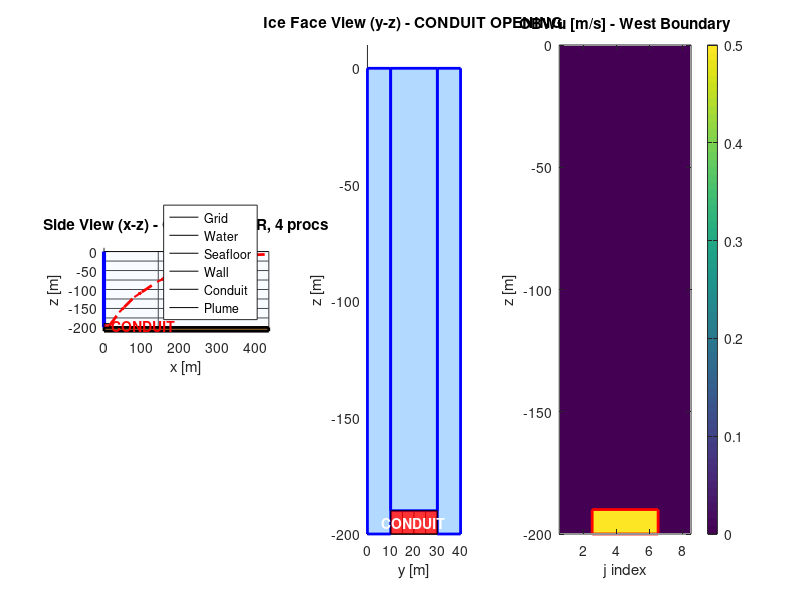
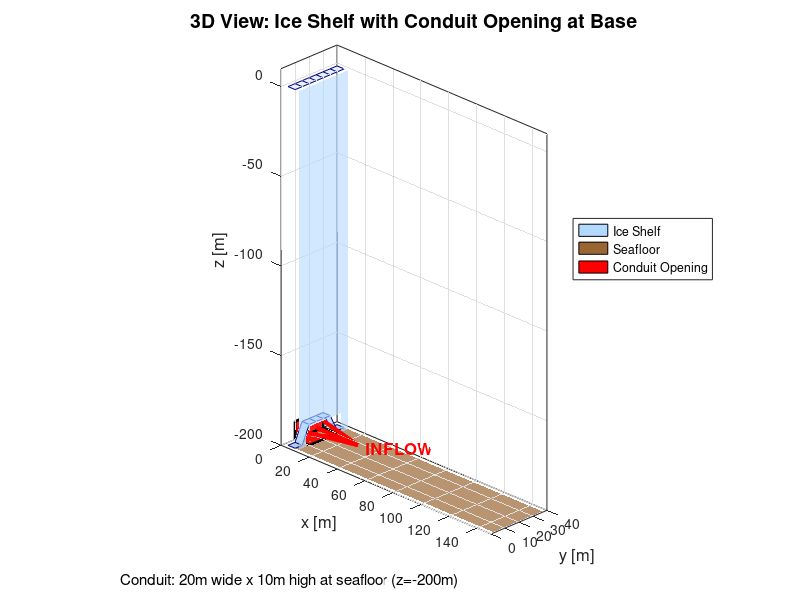

MATLAB code for these plots, in order:
%% generate_plume_inputs.m
% Generate all input files for subglacial plume simulation
% 
% PHYSICS:
% --------
% A subglacial conduit releases fresh, cold, sediment-laden water
% at the west boundary (seafloor, z=-200m). The discharge is buoyant
% (fresh water is ~2.5% lighter than ambient) and rises as a
% turbulent plume, entraining ambient water as it ascends.
%
% DOMAIN:
% -------
% - Open water domain (SHELFICE DISABLED for initial testing)
% - 20m x 10m conduit at center of west boundary (seafloor)
% - Open boundary on east (sponge layer)
% - Free-slip walls on north/south
% - Flat bottom at 200m depth
%
% PARALLEL:
% ---------
% - 4 processors (nPx=2, nPy=2)
% - sNx=20, sNy=4 per processor
% - Total: Nx=40, Ny=8, Nr=40
%
% FORCING:
% --------
% OBCS provides CONSTANT boundary conditions:
% - Conduit: u=0.5 m/s, T=0C, S=0 psu, sediment=1 kg/m^3
% - These values are applied at every timestep
% - Creates continuous subglacial discharge
%
% NOTE: SHELFICE is DISABLED to avoid conflict with OBCS west boundary.
%       Re-enable after plume dynamics verified, using ICEFRONT for
%       vertical ice face if needed.
%
% Author: MITgcm Sediment Project
% Date: January 2026

clear all; close all;

fprintf('========================================\n');
fprintf('  Subglacial Plume Input Generator\n');
fprintf('  8-Processor Parallel Configuration\n');
fprintf('========================================\n\n');

%% ========== GRID PARAMETERS ==========
% Parallel configuration (matches HPC SIZE.h)
sNx = 20;       % cells per processor in x
sNy = 4;        % cells per processor in y
nPx = 2;        % processors in x
nPy = 2;        % processors in y

Nx = sNx * nPx; % total cells in x = 40
Ny = sNy * nPy; % total cells in y = 8
Nr = 40;        % cells in z (uniform)

dy = 5.0;       % uniform y-spacing [m]
dz = 5.0;       % uniform z-spacing [m]

% Telescoping grid in x: 5m near ice -> 20m at far field
dx_min = 5.0;   % resolution at ice face [m]
dx_max = 20.0;  % resolution at open boundary [m]

% Geometric stretching: dx(i) = dx_min * r^(i-1)
r = (dx_max / dx_min)^(1/(Nx-1));

% Generate delX array
delX = dx_min * r.^(0:Nx-1);
Lx = sum(delX);

% Uniform delY and delZ
delY = dy * ones(1, Ny);
Ly = sum(delY);
delZ = dz * ones(1, Nr);
Lz = sum(delZ);

fprintf('PARALLEL CONFIGURATION:\n');
fprintf('  Processors: %d (nPx=%d, nPy=%d)\n', nPx*nPy, nPx, nPy);
fprintf('  Per-proc: sNx=%d, sNy=%d\n', sNx, sNy);
fprintf('\nGRID CONFIGURATION:\n');
fprintf('  Nx=%d, Ny=%d, Nr=%d\n', Nx, Ny, Nr);
fprintf('  Lx=%.1f m (dx: %.1f to %.1f m, r=%.4f)\n', Lx, dx_min, dx_max, r);
fprintf('  Ly=%.1f m (dy: %.1f m uniform)\n', Ly, dy);
fprintf('  Lz=%.1f m (dz: %.1f m uniform)\n', Lz, dz);

% Cell centers
xC = cumsum(delX) - delX/2;
yC = cumsum(delY) - delY/2;
zC = -cumsum(delZ) + delZ/2;  % negative depth

%% ========== PHYSICAL PARAMETERS ==========
fprintf('\nPHYSICAL PARAMETERS:\n');

% NOTE: SHELFICE DISABLED - open water domain
% (Ice geometry kept for reference when re-enabling SHELFICE/ICEFRONT)
ice_depth = Lz;     % [m] - not used with SHELFICE disabled
ice_base_k = Nr;    % k-index - not used with SHELFICE disabled
fprintf('  SHELFICE: DISABLED (open water domain)\n');

% Conduit geometry (at DOMAIN BASE = grounding line, centered in y)
conduit_width = 20;   % [m] in y-direction
conduit_height = 10;  % [m] in z-direction

% Conduit indices (centered in y, at DOMAIN BOTTOM in z)
% y: center is at Ly/2 = 20m, conduit spans 10-30m
conduit_j_start = floor((Ly/2 - conduit_width/2) / dy) + 1;  % j=3
conduit_j_end = floor((Ly/2 + conduit_width/2) / dy);        % j=6
% z: conduit at seafloor, spans from z=-190m to z=-200m
conduit_k_start = Nr - conduit_height/dz + 1;  % k=39
conduit_k_end = Nr;                             % k=40

fprintf('  Conduit: %.0fm x %.0fm at DOMAIN BASE (grounding line)\n', conduit_width, conduit_height);
fprintf('    j=%d to %d (y=%.0f to %.0f m)\n', ...
    conduit_j_start, conduit_j_end, (conduit_j_start-1)*dy, conduit_j_end*dy);
fprintf('    k=%d to %d (z=%.0f to %.0f m)\n', ...
    conduit_k_start, conduit_k_end, -(conduit_k_start-1)*dz, -conduit_k_end*dz);

% Discharge properties
conduit_velocity = 0.5;  % inflow velocity [m/s]
T_conduit = 0.0;         % temperature [C]
S_conduit = 0.0;         % salinity [psu]
C_conduit = 1.0;         % sediment [kg/m^3]

% Ambient water properties
T_ambient = 2.0;    % [C]
S_ambient = 34.5;   % [psu]

% Calculate buoyancy
beta_S = 7.4e-4;    % haline contraction [1/psu]
gamma_C = 6.0e-4;   % sediment expansion [m^3/kg]
rho0 = 1028;        % reference density [kg/m^3]

% Density anomaly from freshwater
drho_fresh = -rho0 * beta_S * (S_conduit - S_ambient);  % negative = lighter
% Density anomaly from sediment
drho_sed = rho0 * gamma_C * C_conduit;  % positive = heavier
% Net density anomaly
drho_net = drho_fresh + drho_sed;

fprintf('\nBUOYANCY ANALYSIS:\n');
fprintf('  Freshwater effect: drho = %.2f kg/m^3 (%.1f%% lighter)\n', ...
    drho_fresh, -drho_fresh/rho0*100);
fprintf('  Sediment effect: drho = %.2f kg/m^3 (%.2f%% heavier)\n', ...
    drho_sed, drho_sed/rho0*100);
fprintf('  Net effect: drho = %.2f kg/m^3 (%.1f%% lighter)\n', ...
    drho_net, -drho_net/rho0*100);
fprintf('  --> Plume is STRONGLY BUOYANT, will rise rapidly\n');

% Discharge flux
conduit_area = conduit_width * conduit_height;
Q_volume = conduit_velocity * conduit_area;  % [m^3/s]
Q_sediment = Q_volume * C_conduit;           % [kg/s]

fprintf('\nDISCHARGE RATES:\n');
fprintf('  Conduit area: %.0f m^2\n', conduit_area);
fprintf('  Volume flux: %.1f m^3/s\n', Q_volume);
fprintf('  Freshwater flux: %.1f m^3/s\n', Q_volume);
fprintf('  Sediment flux: %.1f kg/s\n', Q_sediment);

%% ========== NUMERICAL STABILITY CHECK ==========
fprintf('\nSTABILITY CHECK:\n');
dt = 0.25;      % timestep [s]
nu_h = 0.1;     % horizontal viscosity [m^2/s]
nu_z = 1e-4;    % vertical viscosity [m^2/s]
U_max = 1.0;    % expected max velocity [m/s]

% CFL conditions
CFL_adv = U_max * dt / dx_min;
CFL_diff_h = nu_h * dt / dx_min^2;
CFL_diff_z = nu_z * dt / dz^2;

fprintf('  dt = %.3f s\n', dt);
fprintf('  CFL (advective): %.3f (need < 1)\n', CFL_adv);
fprintf('  CFL (horiz diff): %.4f (need < 0.5)\n', CFL_diff_h);
fprintf('  CFL (vert diff): %.6f (need < 0.5)\n', CFL_diff_z);

if CFL_adv < 1 && CFL_diff_h < 0.5 && CFL_diff_z < 0.5
    fprintf('  --> All stability criteria satisfied!\n');
else
    fprintf('  --> WARNING: Some stability criteria violated!\n');
end

%% ========== WRITE GRID FILES ==========
fprintf('\n========== WRITING FILES ==========\n');

% delX.bin
fid = fopen('delX.bin', 'w', 'ieee-be'); 
fwrite(fid, double(delX), 'float64'); 
fclose(fid);
fprintf('delX.bin: %d values, %.1f to %.1f m\n', Nx, min(delX), max(delX));

% delY.bin
fid = fopen('delY.bin', 'w', 'ieee-be'); 
fwrite(fid, double(delY), 'float64'); 
fclose(fid);
fprintf('delY.bin: %d values, all %.1f m\n', Ny, dy);

%% ========== BATHYMETRY ==========
% Flat bottom at Lz depth
bathy = -Lz * ones(Nx, Ny);
fid = fopen('bathy.bin', 'w', 'ieee-be'); 
fwrite(fid, double(bathy), 'float64'); 
fclose(fid);
fprintf('bathy.bin: flat bottom at %.0f m\n', -Lz);

%% ========== SHELFICE TOPOGRAPHY (DISABLED) ==========
% NOTE: SHELFICE is DISABLED in data.pkg to avoid conflict with OBCS
% This file is NOT generated. Domain is open water.
%
% When re-enabling SHELFICE, use this code:
% shelfice_topo = zeros(Nx, Ny);
% n_ice_cells = 2;  % ice extends 2 cells into domain (10m)
% conduit_top_depth = (conduit_k_start - 1) * dz;  % z = -190m
% for i = 1:n_ice_cells
%     for j = 1:Ny
%         if j >= conduit_j_start && j <= conduit_j_end
%             shelfice_topo(i, j) = -conduit_top_depth;
%         else
%             shelfice_topo(i, j) = -Lz;
%         end
%     end
% end
% fid = fopen('shelfice_topo.bin', 'w', 'b'); 
% fwrite(fid, shelfice_topo, 'float64'); 
% fclose(fid);

n_ice_cells = 2;  % Keep for visualization reference
conduit_top_depth = (conduit_k_start - 1) * dz;
fprintf('shelfice_topo.bin: NOT GENERATED (SHELFICE disabled)\n');

%% ========== INITIAL CONDITIONS ==========
% Temperature: uniform ambient
T_init = T_ambient * ones(Nx, Ny, Nr);
fid = fopen('T_init.bin', 'w', 'ieee-be'); 
fwrite(fid, double(T_init), 'float64'); 
fclose(fid);
fprintf('T_init.bin: uniform %.1f C\n', T_ambient);

% Salinity: uniform ambient
S_init = S_ambient * ones(Nx, Ny, Nr);
fid = fopen('S_init.bin', 'w', 'ieee-be'); 
fwrite(fid, double(S_init), 'float64'); 
fclose(fid);
fprintf('S_init.bin: uniform %.1f psu\n', S_ambient);

% Sediment: initially zero
sed_init = zeros(Nx, Ny, Nr);
fid = fopen('sediment_init.bin', 'w', 'ieee-be'); 
fwrite(fid, double(sed_init), 'float64'); 
fclose(fid);
fprintf('sediment_init.bin: zero initial sediment\n');

%% ========== OBCS: WEST BOUNDARY ==========
% This is the KEY for constant forcing!
% Arrays are (Ny, Nr) = (8, 40)
% MITgcm reads these ONCE and applies at EVERY timestep

fprintf('\nOBCS WEST (constant forcing):\n');

% Initialize all fields with ambient/zero
OBWu = zeros(Ny, Nr);      % u-velocity (inflow = positive)
OBWv = zeros(Ny, Nr);      % v-velocity (zero)
OBWt = T_ambient * ones(Ny, Nr);  % temperature
OBWs = S_ambient * ones(Ny, Nr);  % salinity
OBWsed = zeros(Ny, Nr);    % sediment

% Set conduit region
for j = conduit_j_start:conduit_j_end
    for k = conduit_k_start:conduit_k_end
        OBWu(j, k) = conduit_velocity;
        OBWt(j, k) = T_conduit;
        OBWs(j, k) = S_conduit;
        OBWsed(j, k) = C_conduit;
    end
end

% Above ice: set u=0 (ice blocks flow) - already zero
% Below ice base: allow potential return flow (u=0 for now)

% VERIFICATION: Check conduit values before writing
fprintf('\n  PRE-WRITE VERIFICATION:\n');
fprintf('    OBWsed(j=%d:%d, k=%d:%d) = min:%.3f, max:%.3f, mean:%.3f\n', ...
    conduit_j_start, conduit_j_end, conduit_k_start, conduit_k_end, ...
    min(min(OBWsed(conduit_j_start:conduit_j_end, conduit_k_start:conduit_k_end))), ...
    max(max(OBWsed(conduit_j_start:conduit_j_end, conduit_k_start:conduit_k_end))), ...
    mean(mean(OBWsed(conduit_j_start:conduit_j_end, conduit_k_start:conduit_k_end))));
fprintf('    OBWsed elsewhere: min:%.3f, max:%.3f\n', ...
    min(OBWsed(:)), max(OBWsed(:)));

% Write files (ensure double precision)
OBWu = double(OBWu);
OBWv = double(OBWv);
OBWt = double(OBWt);
OBWs = double(OBWs);
OBWsed = double(OBWsed);

% Write as (Ny, Nr) - MATLAB column-major matches Fortran column-major
fid = fopen('OBWu.bin', 'w', 'ieee-be'); fwrite(fid, OBWu, 'float64'); fclose(fid);
fid = fopen('OBWv.bin', 'w', 'ieee-be'); fwrite(fid, OBWv, 'float64'); fclose(fid);
fid = fopen('OBWt.bin', 'w', 'ieee-be'); fwrite(fid, OBWt, 'float64'); fclose(fid);
fid = fopen('OBWs.bin', 'w', 'ieee-be'); fwrite(fid, OBWs, 'float64'); fclose(fid);
fid = fopen('OBWsed.bin', 'w', 'ieee-be'); fwrite(fid, OBWsed, 'float64'); fclose(fid);

% POST-WRITE VERIFICATION: Read back and check
fid = fopen('OBWsed.bin', 'r', 'ieee-be'); 
OBWsed_check = fread(fid, [Ny, Nr], 'float64');  % Read as (Ny, Nr)
fclose(fid);
fprintf('  POST-WRITE VERIFICATION:\n');
fprintf('    OBWsed file: size=%dx%d, conduit_max=%.3f, elsewhere_max=%.3f\n', ...
    size(OBWsed_check,1), size(OBWsed_check,2), ...
    max(max(OBWsed_check(conduit_j_start:conduit_j_end, conduit_k_start:conduit_k_end))), ...
    max(OBWsed_check(:)));

fprintf('  OBWu: conduit u=%.2f m/s, elsewhere u=0\n', conduit_velocity);
fprintf('  OBWt: conduit T=%.1fC, elsewhere T=%.1fC\n', T_conduit, T_ambient);
fprintf('  OBWs: conduit S=%.1f, elsewhere S=%.1f\n', S_conduit, S_ambient);
fprintf('  OBWsed: conduit C=%.1f kg/m^3, elsewhere C=0\n', C_conduit);

%% ========== OBCS: EAST BOUNDARY ==========
% Open boundary with sponge relaxation toward ambient
% IMPORTANT: Only T/S are prescribed at east boundary
%            Velocity uses Orlanski radiation BC (not prescribed)
%            Sediment uses zero-gradient BC in sediment code (not prescribed)
fprintf('\nOBCS EAST (radiation + sponge):\n');

OBEu = zeros(Ny, Nr);        % Generated but NOT used (Orlanski handles u/v)
OBEv = zeros(Ny, Nr);        % Generated but NOT used
OBEt = T_ambient * ones(Ny, Nr);  % USED: Ambient temperature
OBEs = S_ambient * ones(Ny, Nr);  % USED: Ambient salinity
OBEsed = zeros(Ny, Nr);      % Generated but NOT used (zero-grad BC in code)

% Ensure double precision
OBEu = double(OBEu);
OBEv = double(OBEv);
OBEt = double(OBEt);
OBEs = double(OBEs);
OBEsed = double(OBEsed);

% Write as (Ny, Nr) - MATLAB column-major matches Fortran column-major
% Note: OBEu.bin, OBEv.bin, OBEsed.bin are generated for completeness
%       but are not used (commented out in data.obcs)
fid = fopen('OBEu.bin', 'w', 'ieee-be'); fwrite(fid, OBEu, 'float64'); fclose(fid);
fid = fopen('OBEv.bin', 'w', 'ieee-be'); fwrite(fid, OBEv, 'float64'); fclose(fid);
fid = fopen('OBEt.bin', 'w', 'ieee-be'); fwrite(fid, OBEt, 'float64'); fclose(fid);
fid = fopen('OBEs.bin', 'w', 'ieee-be'); fwrite(fid, OBEs, 'float64'); fclose(fid);
fid = fopen('OBEsed.bin', 'w', 'ieee-be'); fwrite(fid, OBEsed, 'float64'); fclose(fid);

fprintf('  Velocity: Orlanski radiation BC (not prescribed)\n');
fprintf('  Temperature: T=%.1fC (prescribed)\n', T_ambient);
fprintf('  Salinity: S=%.1f (prescribed)\n', S_ambient);
fprintf('  Sediment: Zero-gradient BC in code (not prescribed)\n');

%% ========== VISUALIZATION ==========
fprintf('\n========== GENERATING FIGURES ==========\n');

figure('Position', [100 100 1400 500]);

% Plot 1: Domain side view (x-z at center y)
subplot(1,3,1);
hold on;

% Grid lines (sparse for clarity)
xF = [0, cumsum(delX)];
zF = [0, -cumsum(delZ)];
for i = 1:20:length(xF)
    plot([xF(i) xF(i)], [0 -Lz], 'k-', 'LineWidth', 0.3);
end
for k = 1:5:length(zF)
    plot([0 min(500, Lx)], [zF(k) zF(k)], 'k-', 'LineWidth', 0.3);
end

% Open water domain (light blue background)
fill([0 min(500,Lx) min(500,Lx) 0], [0 0 -Lz -Lz], [0.9 0.95 1], ...
     'EdgeColor', 'none', 'FaceAlpha', 0.3);

% Seafloor
fill([0 min(500,Lx) min(500,Lx) 0], [-Lz -Lz -Lz-10 -Lz-10], [0.6 0.4 0.2], ...
     'EdgeColor', 'k', 'LineWidth', 2);

% West boundary wall (solid)
plot([0 0], [0 -Lz], 'b-', 'LineWidth', 3);

% Conduit at WEST BOUNDARY (seafloor)
cond_x = [0 15 15 0];
cond_z = [-(conduit_k_start-1)*dz -(conduit_k_start-1)*dz -conduit_k_end*dz -conduit_k_end*dz];
fill(cond_x, cond_z, 'r', 'FaceAlpha', 0.8);
text(20, -195, 'CONDUIT', 'Color', 'r', 'FontWeight', 'bold');

% Plume path (schematic) - rises from conduit
plume_x = [15 40 80 140 220 350 500];
plume_z = [-195 -160 -120 -80 -40 -10 -5];
plot(plume_x, plume_z, 'r--', 'LineWidth', 2);
quiver(plume_x(1:end-1), plume_z(1:end-1), ...
    diff(plume_x)*0.3, diff(plume_z)*0.3, 0, 'r', 'LineWidth', 1.5);

xlabel('x [m]'); ylabel('z [m]');
title(sprintf('Side View (x-z) - OPEN WATER, %d procs', nPx*nPy));
axis equal;
xlim([0 min(500, Lx)]); ylim([-Lz-10 10]);
legend('Grid', 'Water', 'Seafloor', 'Wall', 'Conduit', 'Plume', 'Location', 'southeast');

% Plot 2: Ice face view (y-z) - showing conduit opening
subplot(1,3,2);
hold on;

yF = [0, cumsum(delY)];
for j = 1:length(yF)
    plot([yF(j) yF(j)], [0 -Lz], 'k-', 'LineWidth', 0.5);
end
for k = 1:5:length(zF)
    plot([0 Ly], [zF(k) zF(k)], 'k-', 'LineWidth', 0.5);
end

% Ice with CONDUIT OPENING
% Left side of ice (j < conduit)
fill([0 (conduit_j_start-1)*dy (conduit_j_start-1)*dy 0], ...
     [0 0 -Lz -Lz], [0.7 0.85 1], 'EdgeColor', 'b', 'LineWidth', 2);
% Right side of ice (j > conduit)
fill([conduit_j_end*dy Ly Ly conduit_j_end*dy], ...
     [0 0 -Lz -Lz], [0.7 0.85 1], 'EdgeColor', 'b', 'LineWidth', 2);
% Ice ABOVE conduit (partial depth)
conduit_top_z = -(conduit_k_start-1)*dz;
fill([(conduit_j_start-1)*dy conduit_j_end*dy conduit_j_end*dy (conduit_j_start-1)*dy], ...
     [0 0 conduit_top_z conduit_top_z], [0.7 0.85 1], 'EdgeColor', 'b', 'LineWidth', 2);

% Conduit OPENING (water, not ice)
cond_y = [(conduit_j_start-1)*dy conduit_j_end*dy conduit_j_end*dy (conduit_j_start-1)*dy];
fill(cond_y, cond_z, 'r', 'FaceAlpha', 0.8);
text(Ly/2, -195, 'CONDUIT', 'HorizontalAlignment', 'center', 'Color', 'w', 'FontWeight', 'bold');

xlabel('y [m]'); ylabel('z [m]');
title('Ice Face View (y-z) - CONDUIT OPENING');
axis equal;
xlim([0 Ly]); ylim([-Lz 10]);

% Plot 3: OBCS west boundary
subplot(1,3,3);
imagesc(1:Ny, -(1:Nr)*dz+dz/2, OBWu');
colorbar;
hold on;
% Mark conduit region
rectangle('Position', [conduit_j_start-0.5, -conduit_k_end*dz, ...
    conduit_j_end-conduit_j_start+1, conduit_height], ...
    'EdgeColor', 'r', 'LineWidth', 2);
xlabel('j index'); ylabel('z [m]');
title('OBWu [m/s] - West Boundary');
set(gca, 'YDir', 'normal');

saveas(gcf, 'plume_setup.png');
fprintf('Saved: plume_setup.png\n');

%% ========== 3D VISUALIZATION ==========
% Create 3D plot showing ice shelf with conduit hole and bathymetry
figure('Position', [100 100 1000 800]);

% Create meshgrid for plotting
[X, Y] = meshgrid(xC, yC);  % Note: MATLAB meshgrid is (y,x) order

% Bathymetry surface (flat bottom)
bathy_surf = -Lz * ones(Ny, Nx);

% Ice shelf surface (with conduit hole)
% Only plot where ice exists (first n_ice_cells in x)
ice_surf = zeros(Ny, Nx);
for ii = 1:Nx
    for jj = 1:Ny
        if ii <= n_ice_cells
            % Ice region
            if jj >= conduit_j_start && jj <= conduit_j_end
                % Conduit opening - ice stops at -190m
                ice_surf(jj, ii) = -conduit_top_depth;
            else
                % Full depth ice (grounded)
                ice_surf(jj, ii) = -Lz;
            end
        else
            % No ice - set to NaN so it won't plot
            ice_surf(jj, ii) = NaN;
        end
    end
end

% Plot bathymetry (seafloor)
surf(X, Y, bathy_surf, 'FaceColor', [0.6 0.4 0.2], 'EdgeColor', 'none', ...
     'FaceAlpha', 0.7);
hold on;

% Plot ice shelf bottom surface
surf(X, Y, ice_surf, 'FaceColor', [0.7 0.85 1], 'EdgeColor', [0 0 0.5], ...
     'LineWidth', 0.5, 'FaceAlpha', 0.8);

% Plot ice shelf top (surface, z=0)
ice_top = zeros(Ny, Nx);
ice_top(:, n_ice_cells+1:end) = NaN;  % Only where ice exists
surf(X, Y, ice_top, 'FaceColor', [0.9 0.95 1], 'EdgeColor', [0 0 0.5], ...
     'LineWidth', 0.5, 'FaceAlpha', 0.9);

% Draw vertical ice walls
% Front face of ice (at x = xF(n_ice_cells+1))
x_front = xF(n_ice_cells+1);
[Y_wall, Z_wall] = meshgrid(yC, linspace(0, -Lz, 20));
X_wall = x_front * ones(size(Y_wall));
% Adjust Z for conduit opening
for jj = 1:Ny
    if jj >= conduit_j_start && jj <= conduit_j_end
        Z_wall(Z_wall(:,jj) < -conduit_top_depth, jj) = NaN;
    end
end
surf(X_wall, Y_wall, Z_wall, 'FaceColor', [0.7 0.85 1], 'EdgeColor', 'none', 'FaceAlpha', 0.6);

% Mark the conduit opening with red
cond_y_range = [(conduit_j_start-1)*dy, conduit_j_end*dy];
cond_z_range = [-conduit_top_depth, -Lz];
% Bottom of conduit (on seafloor)
patch([0 x_front x_front 0], ...
      [cond_y_range(1) cond_y_range(1) cond_y_range(2) cond_y_range(2)], ...
      [cond_z_range(2) cond_z_range(2) cond_z_range(2) cond_z_range(2)], ...
      'r', 'FaceAlpha', 0.9, 'EdgeColor', 'k', 'LineWidth', 2);
% Back wall of conduit (at x=0)
patch([0 0 0 0], ...
      [cond_y_range(1) cond_y_range(2) cond_y_range(2) cond_y_range(1)], ...
      [cond_z_range(1) cond_z_range(1) cond_z_range(2) cond_z_range(2)], ...
      'r', 'FaceAlpha', 0.9, 'EdgeColor', 'k', 'LineWidth', 2);

% Add arrow showing flow direction
quiver3(5, Ly/2, -195, 30, 0, 0, 0, 'r', 'LineWidth', 3, 'MaxHeadSize', 2);
text(40, Ly/2, -195, 'INFLOW', 'Color', 'r', 'FontSize', 12, 'FontWeight', 'bold');

% Labels and formatting
xlabel('x [m]', 'FontSize', 12);
ylabel('y [m]', 'FontSize', 12);
zlabel('z [m]', 'FontSize', 12);
title('3D View: Ice Shelf with Conduit Opening at Base', 'FontSize', 14);

% Set view angle
view(45, 25);
axis equal;
xlim([0 150]);
ylim([0 Ly]);
zlim([-Lz 10]);
grid on;
box on;

% Add legend
h1 = patch(NaN, NaN, NaN, [0.7 0.85 1]);
h2 = patch(NaN, NaN, NaN, [0.6 0.4 0.2]);
h3 = patch(NaN, NaN, NaN, 'r');
legend([h1 h2 h3], {'Ice Shelf', 'Seafloor', 'Conduit Opening'}, ...
       'Location', 'northeast');

% Add annotation
annotation('textbox', [0.15, 0.02, 0.7, 0.05], ...
    'String', sprintf('Conduit: %dm wide x %dm high at seafloor (z=-200m)', conduit_width, conduit_height), ...
    'EdgeColor', 'none', 'HorizontalAlignment', 'center', 'FontSize', 11);

saveas(gcf, 'plume_setup_3D.png');
fprintf('Saved: plume_setup_3D.png\n');

%% ========== FILE SUMMARY ==========
fprintf('\n========== FILES GENERATED ==========\n');
files = dir('*.bin');
total_size = 0;
for i = 1:length(files)
    fprintf('  %-20s %8.1f KB\n', files(i).name, files(i).bytes/1024);
    total_size = total_size + files(i).bytes;
end
fprintf('  %-20s %8.1f KB\n', 'TOTAL', total_size/1024);

fprintf('\n========== READY TO RUN ==========\n');
fprintf('PARALLEL CONFIGURATION:\n');
fprintf('  Processors: %d (nPx=%d, nPy=%d)\n', nPx*nPy, nPx, nPy);
fprintf('  Per-processor tile: sNx=%d, sNy=%d\n', sNx, sNy);
fprintf('  Total domain: Nx=%d, Ny=%d, Nr=%d\n', Nx, Ny, Nr);
fprintf('  Domain size: %.1f x %.1f x %.1f m\n', Lx, Ly, Lz);
fprintf('\nGROUNDED ICE PLUME - Expected behavior:\n');
fprintf('  1. Fresh water exits conduit at SEAFLOOR (z=-200m) at %.1f m/s\n', conduit_velocity);
fprintf('  2. Buoyancy (%.1f%% lighter) drives rapid ascent\n', -drho_net/rho0*100);
fprintf('  3. Plume rises 200m along GROUNDED ice face, entraining ambient water\n');
fprintf('  4. At surface, plume spreads horizontally toward open boundary\n');
fprintf('  5. Sediment settles (ws=0.001 m/s) as plume disperses\n');
fprintf('\nRun command: mpirun -np 4 ./mitgcmuv\n');
fprintf('Simulation time: 1 hour (dt=0.25s, nSteps=14400)\n');
